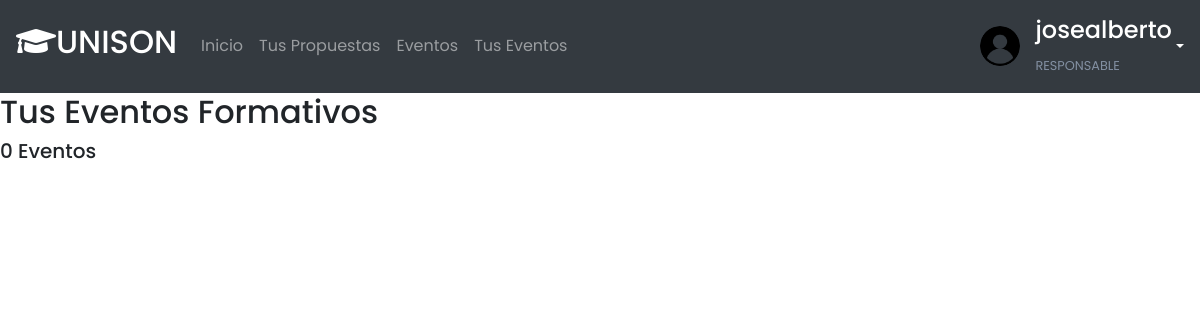
The page /TusEventos (signed in) on the database as committed earlier.
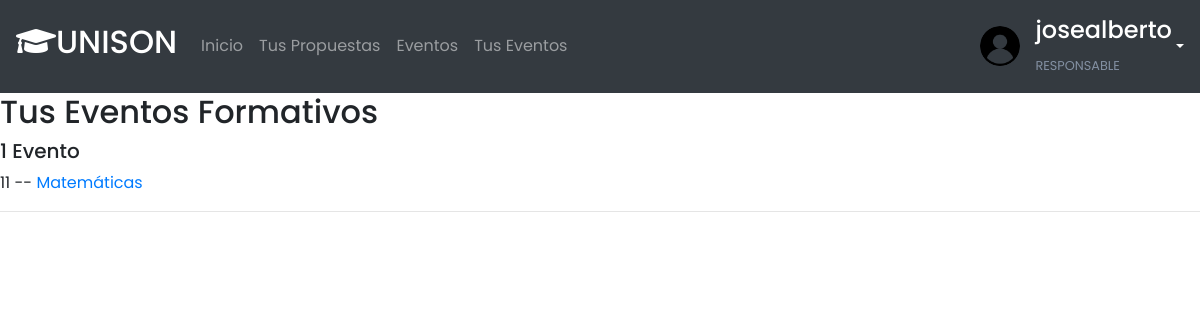
The same page on the database as committed later.
### eventos/models.py (models this page shows, shortened)
class Evento(models.Model):
    nombre = models.CharField(max_length=200)
    TIPO_EVENTOS = (
            ('Diplomado','Diplomado'),
            ('Curso','Curso'),
            ('Taller','Taller'),
            ('Programa Especial','Programa Especial')
        )
    TipoEventos =  models.CharField(max_length=30,null=True,choices=TIPO_EVENTOS)
    TIPO_MODALIDAD = (
            ('En Linea', 'En Linea'),
            ('Presencial','Presencial'),
            ('Mixta','Mixta')
        )
    modalidad = models.CharField(max_length=30,null=True,choices=TIPO_MODALIDAD)
    objetivos = models.TextField(null=True)
    experiencias = models.TextField(null=True)
    contenido = models.TextField(null=True)
    recursos_y_materiales = models.TextField(null=True,blank=True)
    Estrategias_de_Evaluacion = models.TextField(null=True)
    Duracion_en_horas = models.PositiveIntegerField(default=1,validators=[MinValueValidator(10), MaxValueValidator(400)])
    Fecha_de_Inicio = models.DateField()
    Fecha_de_Fin = models.DateField()
    Referencias_y_bibliografia = models.TextField(null=True,blank=True)
    Utilidad_y_Oportunidad_del_programa = models.TextField(null=True)
    Cupo_Maximo = models.PositiveIntegerField(default=1,validators=[MinValueValidator(1), MaxValueValidator(200)])
    Requisistos_de_Acreditacion = models.TextField(null=True)
    Experiencia_y_pericia_de_Instructores = models.TextField(null=True)
    Dirigido_a = models.TextField(null=True)
    Requisitos_de_Participacion = models.TextField(null=True)
    Curriculum_de_los_Instructores = models.TextField(null=True)
    Capacidad_de_autofinanciamiento = models.TextField(null=True,blank=True)
    updated = models.DateTimeField(auto_now=True)
    created = models.DateTimeField(auto_now_add=True)
    responsable = models.ForeignKey(Responsable, null=True, on_delete= models.SET_NULL,default=Responsable)
    ESTATUS = (
            ('Aceptado','Aceptado'),
            ('Pendiente','Pendiente'),
            ('Rechazado','Rechazado')
        )
    estatus = models.CharField(max_length=20,default=ESTATUS[1], choices=ESTATUS)
    class Meta:
        ordering = ['created']

### eventos/views.py (the view)
# urls.py: path('TusEventos', views.TusEventos, name="TusEventos"),
@login_required(login_url='login')
def TusEventos(request):
    if(((request.user.is_superuser)&(request.user.rol != 'PARTICIPANTE')) | (request.user.rol == 'RESPONSABLE')):
        responsable = request.user
        eventosformativos = request.user.evento_set.filter(estatus = 'Aceptado')
        propuesta_count = eventosformativos.count()
        context = {'eventosformativos':eventosformativos, 'propuesta_count':propuesta_count,'responsable':responsable}
        return render(request,'TusEventos.html', context)
    else:
        return redirect('inicio')

### eventos/templates/TusEventos.html
{% extends 'main.html' %}
{% block content %}
<h2>Tus Eventos Formativos</h2>
<h5>{{propuesta_count}} {% if propuesta_count == 1 %} Evento {% else %} Eventos {% endif %}</h5>
{% for evento in eventosformativos %}
<div>
    {{evento.id}} -- <a href="{% url 'Propuesta' evento.id %}">{{evento.nombre}}</a>
    <hr>
</div>
{% endfor %}
{% endblock %}

Rows that differ between the two databases and show on the page:
now on this page (row edited): Evento: id "11", nombre "Matemáticas"
Other text that changed with them:
{{ propuesta_count }}: "0" → "1"
text no longer shown: "Eventos"
text now shown: "Evento"
